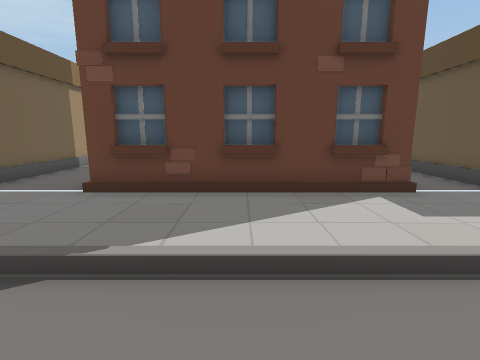
View 1 (above)

15 first-person views from a walk through a 3-D level made in the Unity game engine. The camera is 1.4 m above the floor, tilts 10° down and sees 85° across. The floor is counted in squares, 1 m on a side. Each view is taken from the middle of a square. On the plan, view 1 faces up. The plan holds only what a view shows up to about 13 squares ahead; the rest is blank. The place goes on beyond the plan.

View 2
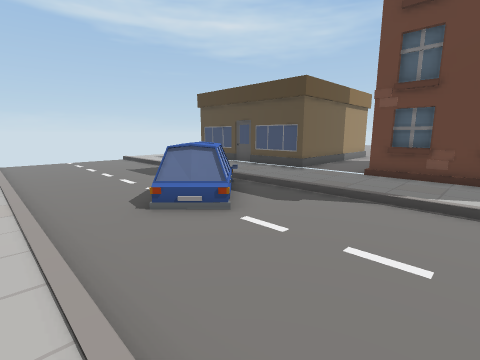

View 3
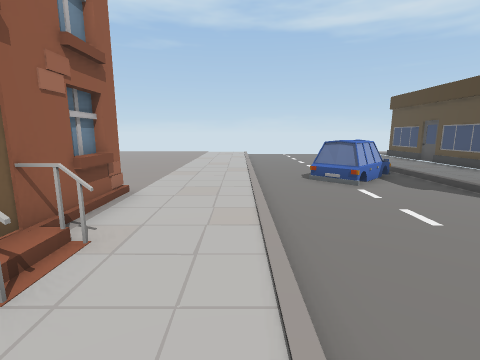

View 4
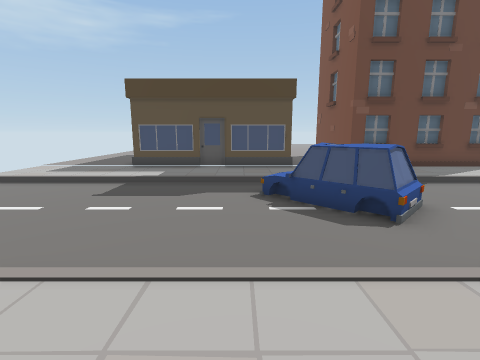

View 5
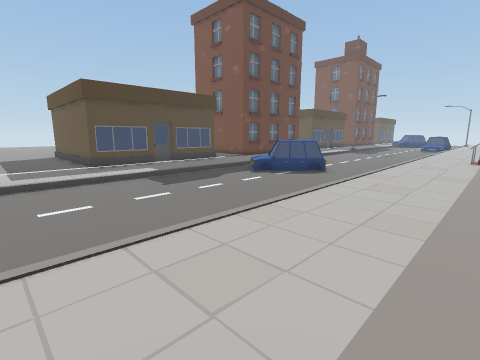

View 6
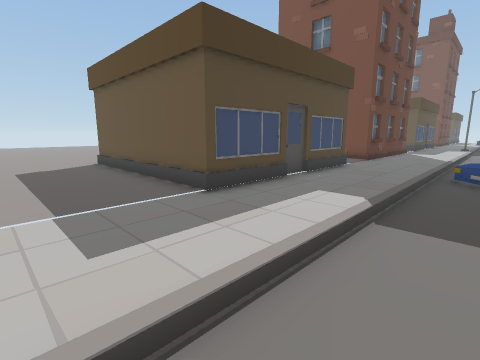

View 7
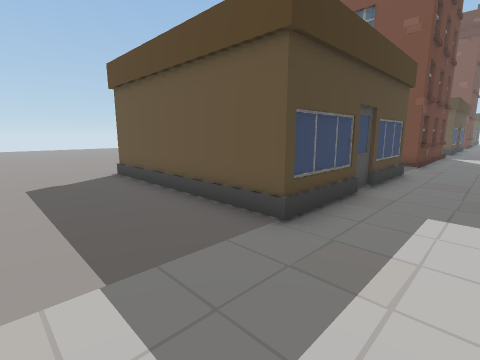

View 8
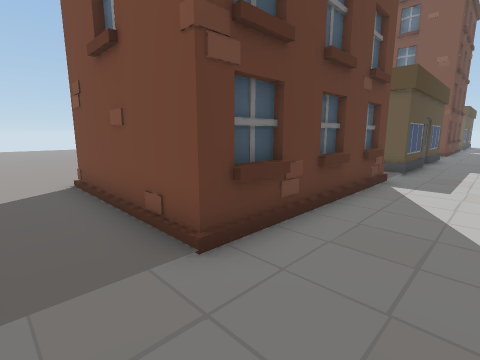

View 9
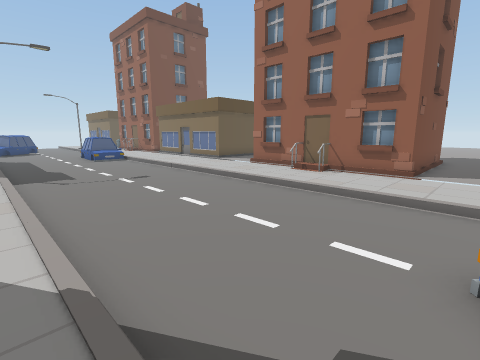

View 10
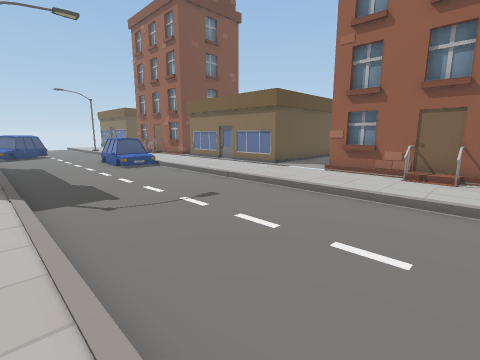

View 11
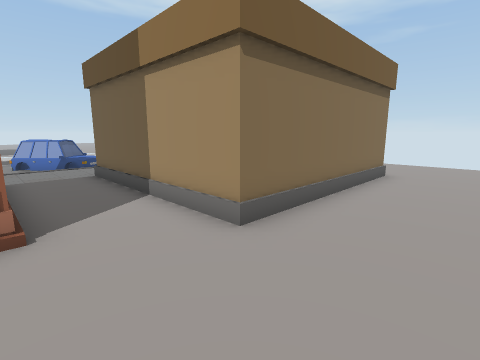

View 12
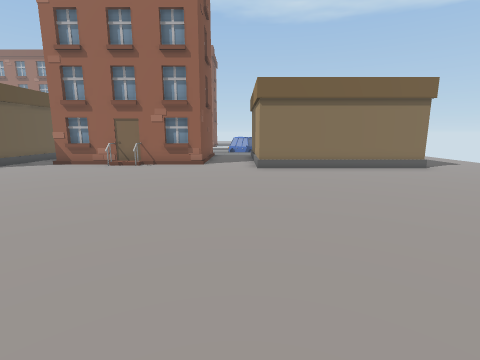

View 13
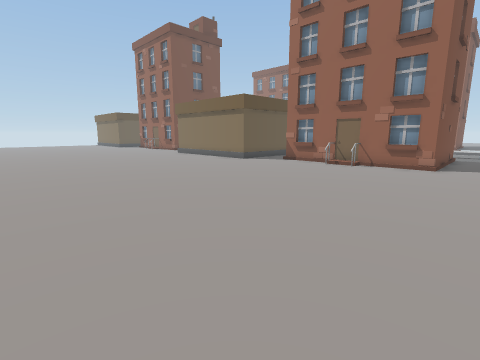

View 14
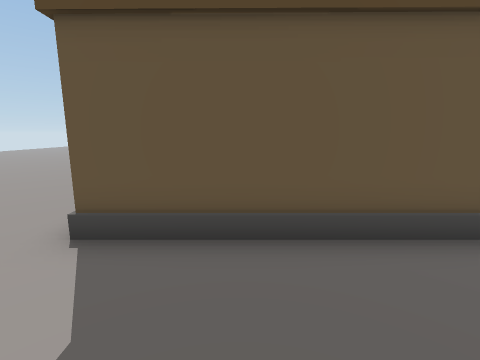

View 15
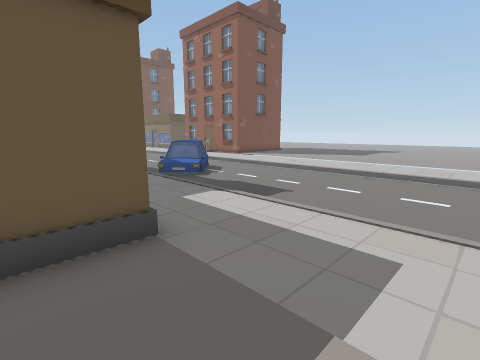

### Floor plan
Key: @ floor where view 1 was taken; # wall or solid block; . main floor; - floor 0.25 m lower than the main floor; H house; C car; O other object.
Columns run from 16 left of view 1 to 16 right of it. Each row starts with its distance up from view 1.
 23            . ..........
 22          ...................
 21          ...................
 20         ...................
 19  ..    ...................
 18  ...  ...................
 17  .......................
 16  ......................
 15  .....................
 14 .....................
 13 .....................
 12 ....#######...........
 11 ....#     #..HH#HHHH..#
 10 ....#     #..#       .#
  9 ....#     #..#        #
  8 ....#     #..#       .#
  7 ....#     #..#       .#
  6 ....#######..#######..#  #
  5 .....H...H....H.H.HH...H....
  4 ............................
  3 ......................... ..
  2 ---------------------------------
  1 ---------OCC---------------------
  0 ---------CCCC---@---------------
 -1 ----------CC-------------------
 -2 -----------------------------C
 -3 -----------------------------
 -4 ............................
 -5 ...........................
 -6  ................HH.......
 -7 ..............#H#####H..H#

Where each view was taken, in squares from view 1:
view 1: 0 up, 0 right, facing up
view 2: 4 down, 0 right, facing up-left
view 3: 4 down, 4 right, facing left
view 4: 6 down, 8 left, facing up
view 5: 7 down, 16 left, facing up-right
view 6: 1 up, 16 left, facing up-right
view 7: 3 up, 16 left, facing up-right
view 8: 3 up, 5 left, facing up-right
view 9: 3 up, 4 left, facing down-right
view 10: 3 up, 0 right, facing down-right
view 11: 15 up, 3 left, facing down-left
view 12: 23 up, 5 left, facing down
view 13: 23 up, 5 left, facing down-right
view 14: 10 up, 16 left, facing right
view 15: 7 up, 16 left, facing down-right
